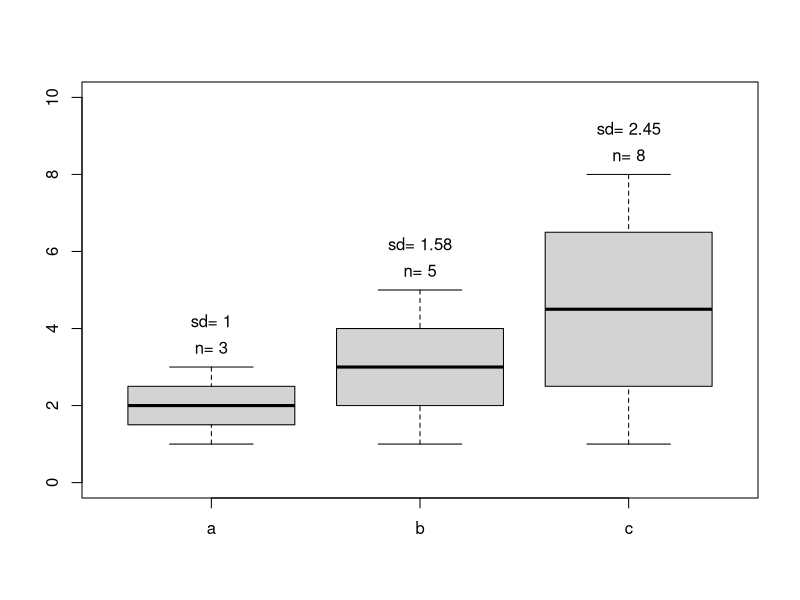

Generate this figure with R:
## ---- chunk 1
a <- 1:3
b <- 1:5
c <- 1:8
{ 
  bp1 <- boxplot(a,b,c, ylim=c(0,10), names=c("a", "b", "c"))
  # 원소 수  
  text(1:3, bp1$stats[5,]+.5, paste("n=", bp1$n)) 
  # 표준편차
  abc_sd <- round(c(sd(a), sd(b), sd(c)), 2)
  text(1:3, bp1$stats[5,]+1.2, paste("sd=", abc_sd)) 
}
